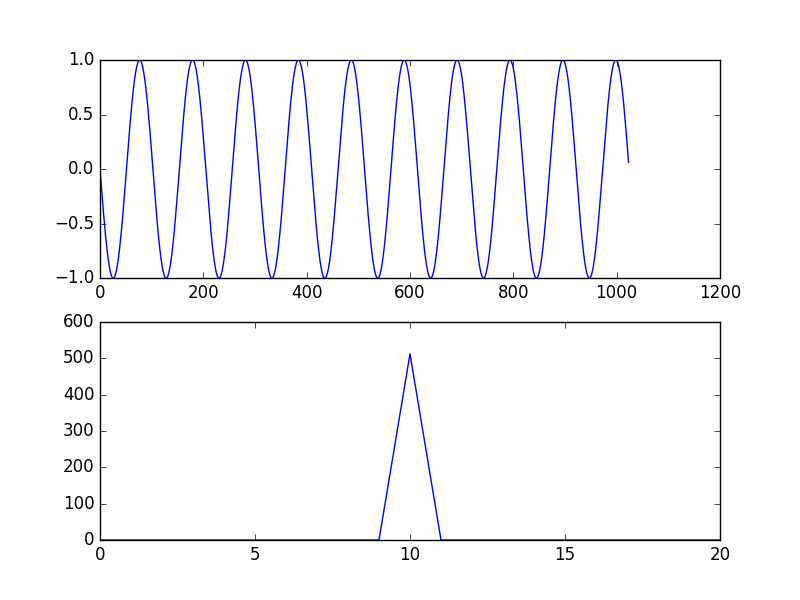

This chart was generated by the following Python code:
import matplotlib.pyplot as plt

from fft import fft
from numpy import array
import math

plotfirst = False

if plotfirst == True : 
    # make some fake data :

    N = 1024
    f = 10.0

    x = array([ float(i) for i in xrange(N) ] )
    y = array([ math.sin(-2*math.pi*f* xi / float(N))  for xi in x ])
    #y = array([ xi for xi in x ])
    Y = fft(y)

    Yre = [math.sqrt(Y[i].real**2 + Y[i].imag**2) for i in xrange(N)]

    s1 = plt.subplot(2, 1, 1)
    plt.plot( x, y )

    s2 = plt.subplot(2, 1, 2)
    s2.set_autoscalex_on(False)
    plt.plot( x, Yre )
    plt.xlim([0,1024])

    plt.show()


else : 
    # data downloaded from ftp://ftp.cmdl.noaa.gov/ccg/co2/trends/co2_mm_mlo.txt
    print ' C02 Data from Mauna Loa'
    # co2_mm_mlo.txt - original data, to July 2013
    # co2_mm_mlo_updated.txt - data to March 2017
    data_file_name = 'co2_mm_mlo_updated.txt'
    file = open(data_file_name, 'r')
    lines = file.readlines()
    file.close()
    print ' read', len(lines), 'lines from', data_file_name

    yinput = []
    xinput = []

    for line in lines :
        if line[0] != '#' :
            try:
                words = line.split()
                xval = float(words[2])
                yval = float( words[4] )
                yinput.append( yval )
                xinput.append( xval )
            except ValueError :
                print 'bad data:',line

    y = array( yinput[0:256] ) 
    x = array([ float(i) for i in xrange(len(y)) ] )
    Y = fft(y)

    Yre = [math.sqrt(Y[i].real**2+Y[i].imag**2) for i in xrange(len(Y))]


    plt.subplot(2, 1, 1)
    plt.plot( x, y )

    plt.subplot(2, 1, 2)
    plt.plot( x, Yre )
    plt.yscale('log')


    plt.show()
